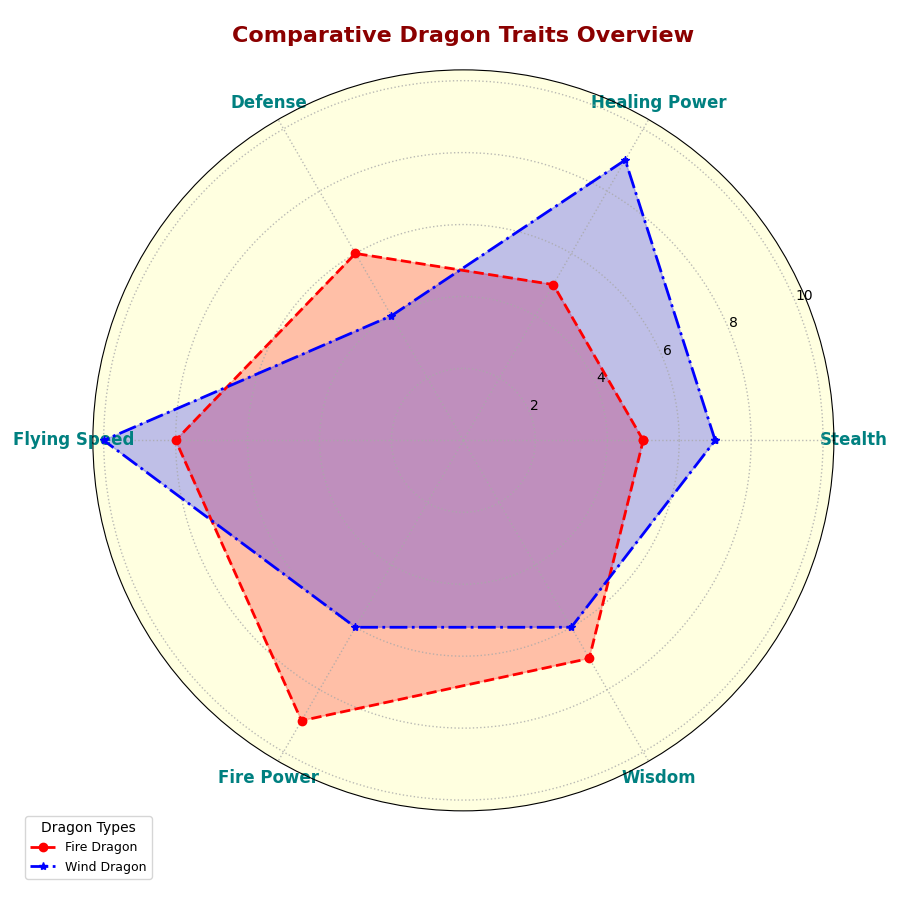

Write the Python code that produced this figure.
import matplotlib.pyplot as plt
import numpy as np

attributes = ['Stealth', 'Healing Power', 'Defense', 'Flying Speed', 'Fire Power', 'Wisdom']
n_attributes = len(attributes)

fire_dragon = [5, 5, 6, 8, 9, 7]
wind_dragon = [7, 9, 4, 10, 6, 6]

for dragon in [fire_dragon, wind_dragon]:
    dragon += dragon[:1]

angles = np.linspace(0, 2 * np.pi, n_attributes, endpoint=False).tolist()
angles += angles[:1]

fig, ax = plt.subplots(figsize=(9, 9), subplot_kw=dict(polar=True))

colors = ['red', 'blue']
line_styles = ['dashed', 'dashdot']
marker_types = ['o', '*']
dragon_names = ['Fire Dragon', 'Wind Dragon']
dragon_data = [fire_dragon, wind_dragon]

for idx, dragon in enumerate(dragon_data):
    ax.plot(angles, dragon, color=colors[idx], linestyle=line_styles[idx], 
            marker=marker_types[idx], linewidth=2, label=dragon_names[idx])
    ax.fill(angles, dragon, color=colors[idx], alpha=0.25)

plt.xticks(angles[:-1], attributes, fontsize=12, fontweight='bold', color='teal')

ax.set_facecolor('lightyellow')
ax.grid(color='darkgray', linestyle=':', linewidth=1, alpha=0.8)
ax.spines['polar'].set_visible(True)

plt.legend(loc='lower left', bbox_to_anchor=(-0.1, -0.1), title='Dragon Types', fontsize=9)

plt.title('Comparative Dragon Traits Overview', size=16, fontweight='bold', pad=20, color='darkred')

plt.tight_layout()

plt.show()
